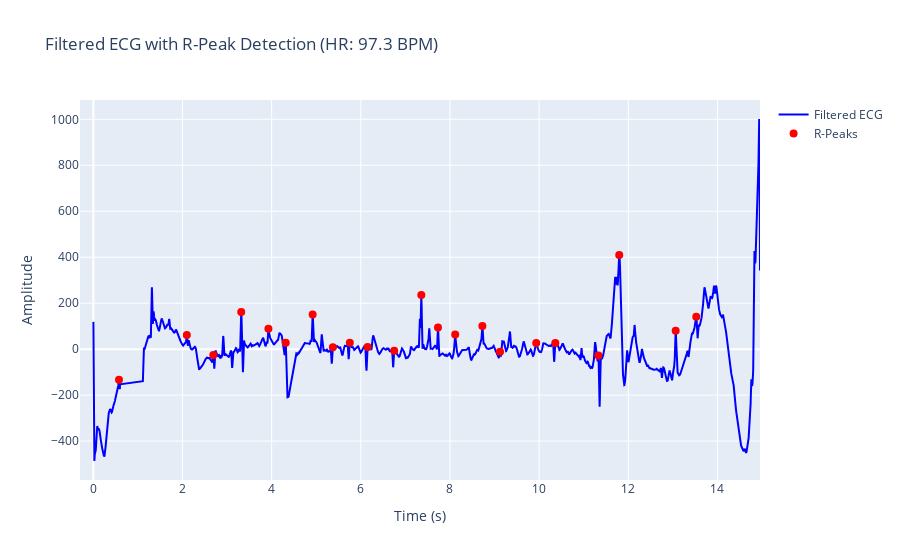

Notebook code cell kept with this figure:
### Code cell
# ECG Analysis Pipeline using NeuroKit2
ecg_signal = ecg_filtered

# Step 1: Clean ECG signal using NeuroKit's preprocessing
try:
    ecg_signal = nk.ecg_clean(ecg_signal, sampling_rate=sampling_rate, method="neurokit")
except Exception as e:
    print(f"ECG cleaning failed: {e}")

# Step 2: R-peak detection for heart rate calculation
try:
    peaks = nk.ecg_findpeaks(ecg_signal, sampling_rate=sampling_rate, method="neurokit")
    r_peak_indices = peaks['ECG_R_Peaks']
    print(f"R-peaks detected using neurokit: {len(r_peak_indices)} peaks")

    # Step 3: Heart rate calculation
    if len(r_peak_indices) > 1:
        r_peak_times = time_axis[r_peak_indices]
        rr_intervals = np.diff(r_peak_times)
        heart_rate = 60 / np.mean(rr_intervals)

        print("\nHeart Rate Analysis:")
        print(f"Average Heart Rate: {heart_rate:.2f} BPM")
    else:
        heart_rate = 0
        print("Insufficient R-peaks detected for heart rate calculation")
    
    # Step 4: Visualize results with Plotly
    fig_rpeaks = go.Figure()
    fig_rpeaks.add_trace(go.Scatter(x=time_axis,y=ecg_signal,mode='lines',name='Filtered ECG',line=dict(color='blue')))
    fig_rpeaks.add_trace(go.Scatter(x=time_axis[r_peak_indices],y=ecg_signal[r_peak_indices],mode='markers',name='R-Peaks',marker=dict(color='red', size=8)))
    fig_rpeaks.update_layout(title=f'Filtered ECG with R-Peak Detection (HR: {heart_rate:.1f} BPM)', xaxis_title='Time (s)', yaxis_title='Amplitude')
    fig_rpeaks.show()
    
except Exception as e:
    print(f"R-peak detection failed: {e}")
    r_peak_indices = []

### Figure 1 — Plotly figure (JSON) as saved in the notebook; plotly's stock layout.template omitted (floating-point values rounded to 4 significant figures; data arrays with more than 128 entries replaced by an {"elided": "..."} marker saying what was removed)
{"data": [{"line": {"color": "blue"}, "mode": "lines", "name": "Filtered ECG", "type": "scatter", "x": {"elided": "7200 float values"}, "y": {"elided": "7200 float values"}}, {"marker": {"color": "red", "size": 8}, "mode": "markers", "name": "R-Peaks", "type": "scatter", "x": [0.5754, 2.097, 2.691, 3.317, 3.927, 4.315, 4.92, 5.374, 5.753, 6.153, 6.749, 7.357, 7.731, 8.117, 8.727, 9.124, 9.935, 10.36, 11.33, 11.8, 13.06, 13.53], "y": [-132.9, 61.57, -25.92, 162.0, 89.08, 27.65, 151.2, 8.138, 28.33, 8.903, -7.106, 235.9, 94.59, 63.67, 101.1, -11.79, 27.01, 26.59, -27.67, 409.6, 80.11, 141.3]}], "layout": {"title": {"text": "Filtered ECG with R-Peak Detection (HR: 97.3 BPM)"}, "xaxis": {"title": {"text": "Time (s)"}}, "yaxis": {"title": {"text": "Amplitude"}}}}
